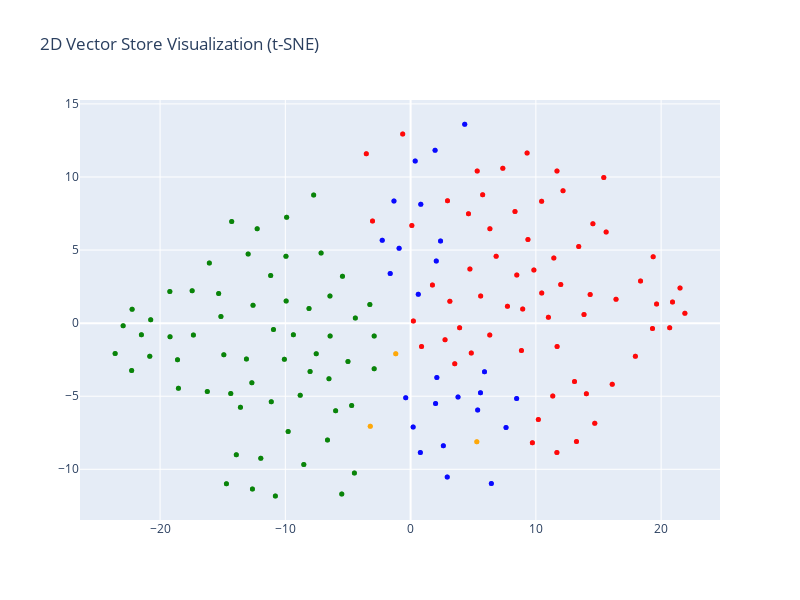
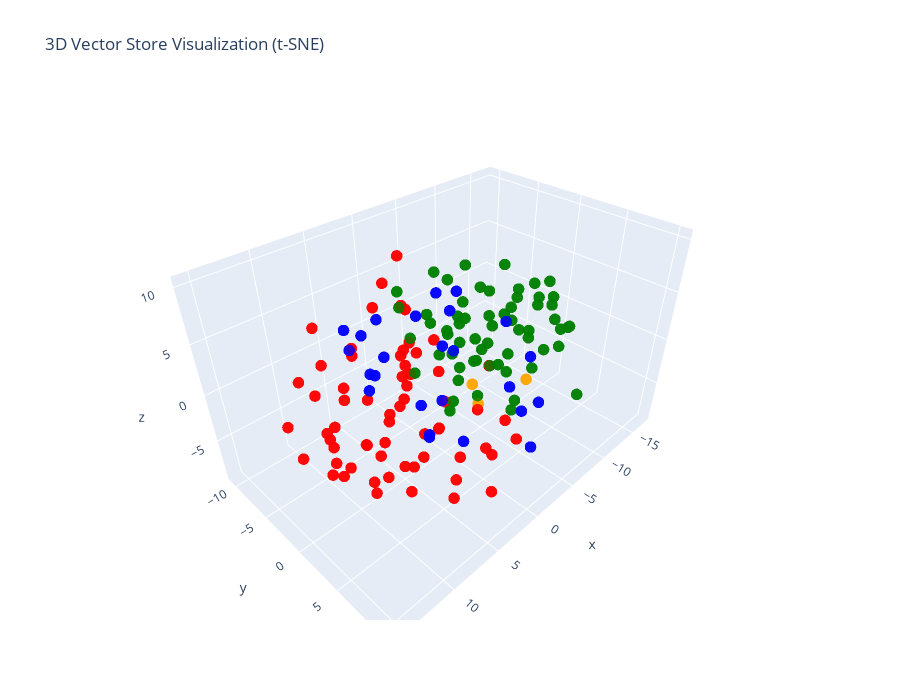

The code cell stored with these charts, in order, in its notebook:
### Code cell
main()

### Figure 1 — Plotly figure (JSON) as saved in the notebook; plotly's stock layout.template omitted (floating-point values rounded to 4 significant figures; data arrays with more than 128 entries replaced by an {"elided": "..."} marker saying what was removed)
{"data": [{"hoverinfo": "text", "marker": {"color": {"elided": "304 str values"}, "opacity": 0.8, "size": 5}, "mode": "markers", "text": {"elided": "304 str values"}, "type": "scatter", "x": {"elided": "304 float values"}, "y": {"elided": "304 float values"}}], "layout": {"height": 600, "title": {"text": "2D Vector Store Visualization (t-SNE)"}, "width": 800}}

### Figure 2 — Plotly figure (JSON) as saved in the notebook; plotly's stock layout.template omitted (floating-point values rounded to 4 significant figures; data arrays with more than 128 entries replaced by an {"elided": "..."} marker saying what was removed)
{"data": [{"hoverinfo": "text", "marker": {"color": {"elided": "304 str values"}, "opacity": 0.8, "size": 4}, "mode": "markers", "text": {"elided": "304 str values"}, "type": "scatter3d", "x": {"elided": "304 float values"}, "y": {"elided": "304 float values"}, "z": {"elided": "304 float values"}}], "layout": {"height": 700, "title": {"text": "3D Vector Store Visualization (t-SNE)"}, "width": 900}}
